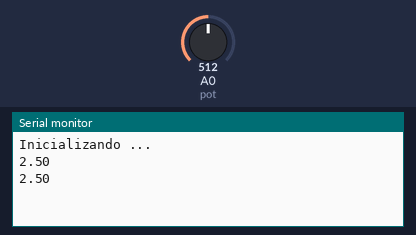
Bench run of a sketch on a simulated Arduino Uno, built with avr-gcc and run on an emulated ATmega328P. Parts: the last lines printed to the serial monitor. The inputs (shaded band) are chosen by the test bench; at power-on: A0 (pot) = 512.

Above: at 3.2 s.
3.3 s: A0 (pot) set to 716
At 4.6 s:
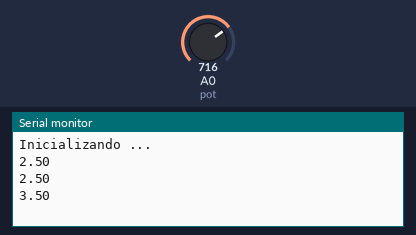
4.8 s: A0 (pot) set to 900
At 5.6 s:
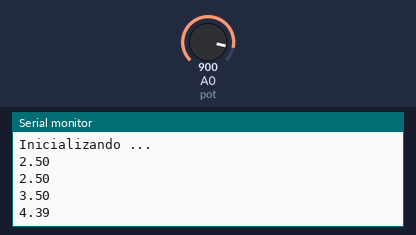
Timing chart, 0 to 7.8 s (numbered marks = the images above; inputs shaded):
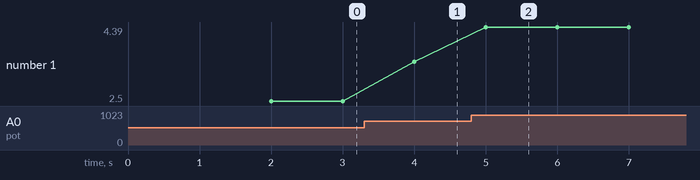

The sketch:

06_analog_read.ino
```cpp
//declaramos pot como uma porta analogica
const int pot = 0;


//ira receber o valor da porta analogica
float val = 0;

void setup() {

   //funcao para inciar comunicação do computaor com uma outra frequencia
  Serial.begin(9600);
  Serial.println("Inicializando ...");


  delay(2000);
}

void loop() {
  //analogRead ira le o valor da porta analogica
  //como pot e 0, entao a porta sera A0, val sera A0
  val = analogRead(pot);


  //aqui aplicamos regra de "3" para saber
  //o valor que esta sendo em volts
  val = (5*val)/1024;


  //valor da porta logica
  Serial.println(val);


  delay(1000);


}
```

Measured:
- after the input at 3.3 s, the serial monitor: prints a new line after 0.70 s (image 1)
- after the input at 4.8 s, the serial monitor: prints a new line after 0.20 s (image 2)
- plotted number 1: 2.5 → 3.5 after the input at 3.3 s, 3.5 → 4.39 after the input at 4.8 s
